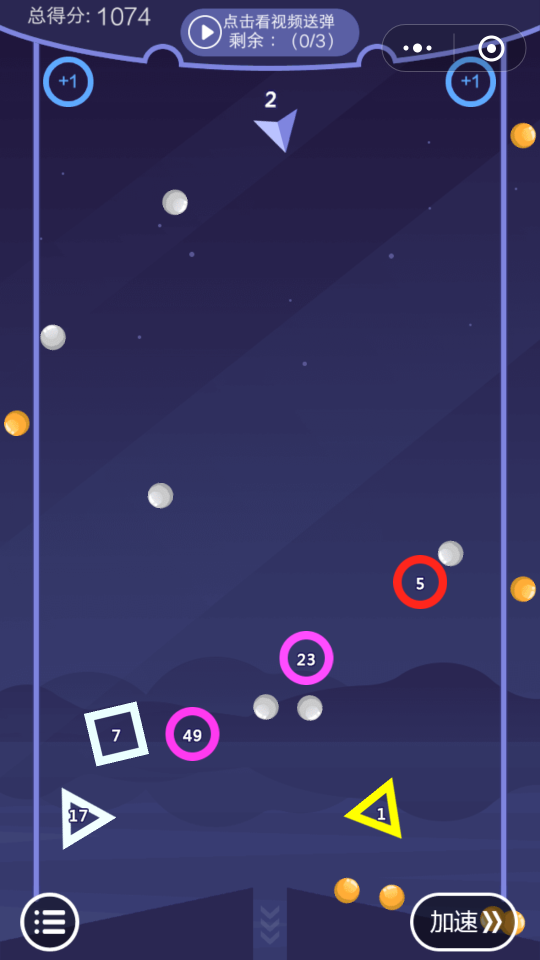
//> input picture build/screen.png, 1080 x 1920 px (shown at 1/2 size)
$ ./main   (built with g++ and OpenCV 4)
//> lines starting //> are read from the running program, lines starting //| are printed output that depends on the picture; after the words box and inside, x2 and y2 are one past the last pixel; in counts of white or black regions, pixels touching at a corner belong together
#include<iostream>
#include<cstdlib>
#include<cmath>
#include<unistd.h>
#include<opencv2/opencv.hpp>
using namespace std;
using namespace cv;

bool cmp(Point a, Point b)
{
	return a.y < b.y;
}
int main()
{
	cout <<"opencv_version\t"<< CV_VERSION<<endl;
    Point last_aim(0,0);
	while (true){
		system("adb shell screencap -p /sdcard/screen.png ");
		system("adb pull /sdcard/screen.png");
		Mat image = imread("screen.png");
//> image is the input picture: 1920 rows x 1080 cols, CV_8UC3; mean B, G, R 98.3, 52.9, 55.1
        if(image.empty()==true)continue;
	    	Mat frame;
		Mat rgb[3];
		split(image, rgb);
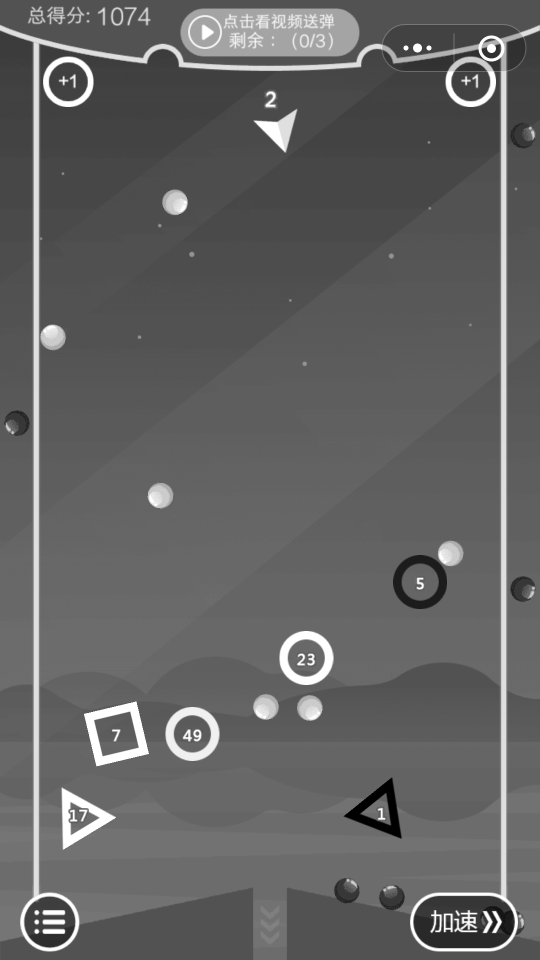
//> rgb[0]: 1920 rows x 1080 cols, CV_8UC1 (shown at 1/2 size); min 0, max 255, mean 98.3
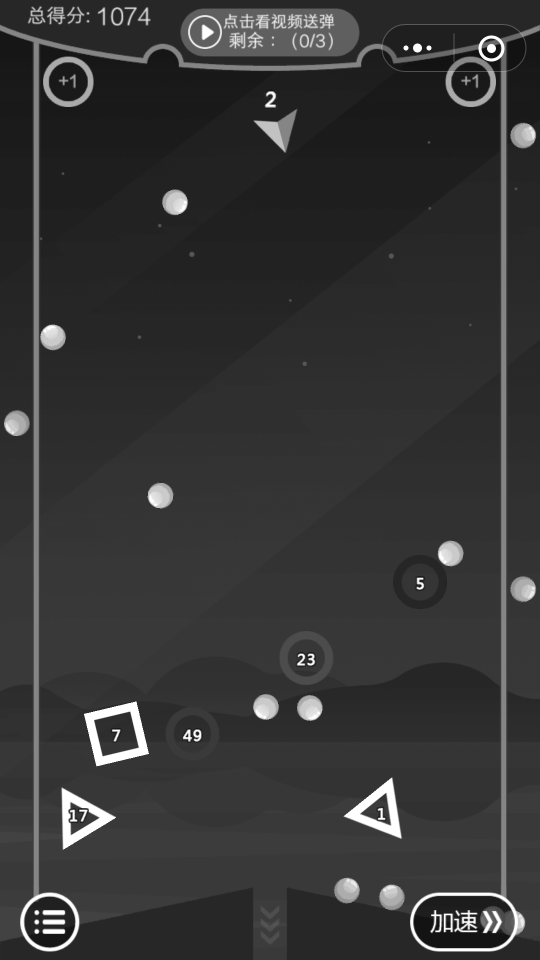
//> rgb[1]: 1920 rows x 1080 cols, CV_8UC1 (shown at 1/2 size); min 18, max 255, mean 52.9

		cvtColor(image, frame, COLOR_RGB2GRAY);
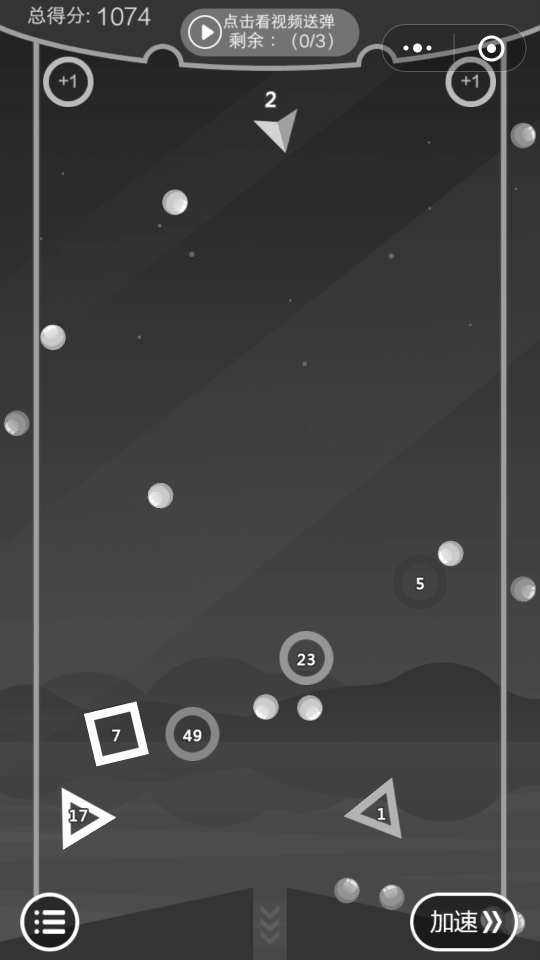
//> frame: 1920 rows x 1080 cols, CV_8UC1 (shown at 1/2 size); min 26, max 255, mean 66.7

		threshold(rgb[2], frame, 80, 255, THRESH_BINARY);
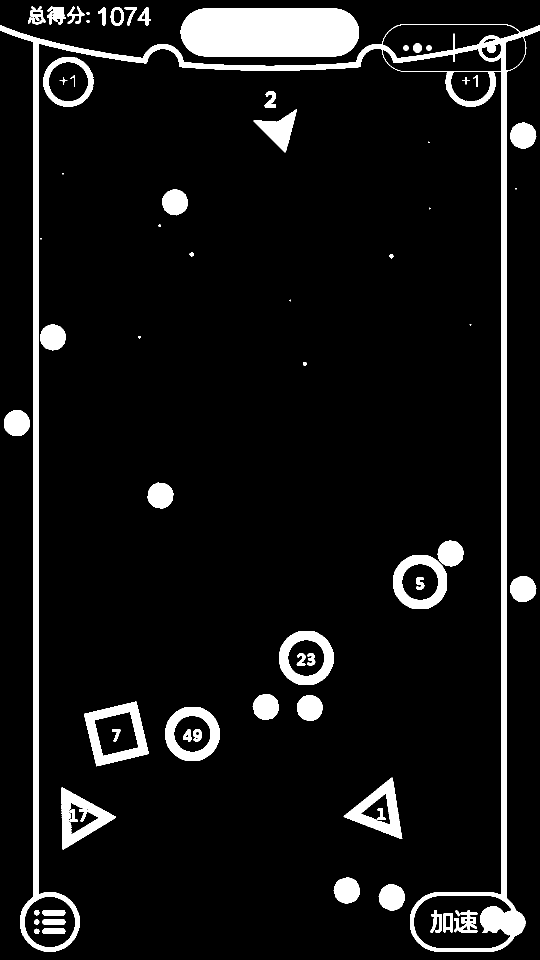
//> frame: 1920 rows x 1080 cols, CV_8UC1 (shown at 1/2 size); 8.1% white; 72 white regions (7 under 20 px)


		vector<vector<cv::Point> > contour;
		findContours(frame, contour, cv::RETR_EXTERNAL, cv::CHAIN_APPROX_NONE);
//> contour = 46 contours, 10 with area under 20; largest, box (x1, y1, x2, y2) and area: (0, 48, 1080, 1903) 106844, (361, 17, 718, 113) 31692, (168, 1403, 298, 1533) 11451, (559, 1262, 667, 1370) 9254, (786, 1110, 894, 1218) 9254

		vector<Point>center;
		vector<float>radius;
        bool flag=true;
		for (int i = 0; i < (int)contour.size(); i++)
		{
			Point2f c; float r;
			minEnclosingCircle(contour[i], c, r);
            if(r<27&&r>23){
                flag=false;
            }
			if (r < 45 || r>100 ||c.y<300)continue;
			Point c1; c1.x = (int)c.x;
			c1.y = (int)c.y;
			center.push_back(c1);
			radius.push_back(r);
			circle(image, c, r, Scalar(0, 0, 255), 10);
		}
//> this loop made 46 passes
//> (c, r) on passes 1 to 12: (Point(783.3, 1794.3), 26.44), (Point(693.4, 1780.6), 26.43), (Point(159.7, 1635.7), 71.32), (Point(757.7, 1621.5), 71.5), (Point(384.2, 1467.3), 55.1), (Point(232.5, 1467.5), 75.63), (Point(619.2, 1415.5), 26.05), (Point(531.3, 1413.5), 26.37), (Point(612.1, 1315.5), 55.1), (Point(1045.8, 1177.5), 26.38), (Point(839.8, 1163.7), 55.08), (Point(900.9, 1106.7), 26.2)
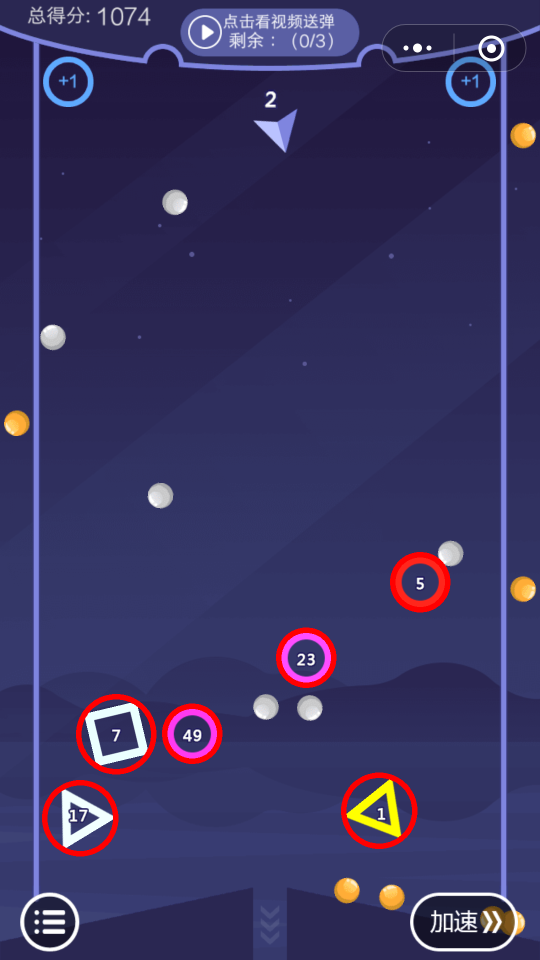
//> image: 1920 rows x 1080 cols, CV_8UC3 (shown at 1/2 size); 1.27% of pixels changed, all inside (x1, y1, x2, y2) = (84, 1104, 901, 1713)
        if(center.size()==0){cout<<"size = 0"<<endl;center.push_back(last_aim);}
		sort(center.begin(), center.end(), cmp);
//> center = 6 Points (x, y): [839, 1163], [612, 1315], [384, 1467], [232, 1467], [757, 1621], [159, 1635]
        int offset_x=0;
        if(center[0].x<300)offset_x=-20;
        else if(center[0].x>700)offset_x=20;
		string sx = to_string(center[0].x+offset_x);
//> sx = "859"
		string sy = to_string(center[0].y);
//> sy = "1163"
		string scommand = "adb shell input tap " + sx + " " + sy;
//> scommand = "adb shell input tap 859 1163"

        const char * command=scommand.c_str();
//> command = "adb shell input tap 859 1163"
        if(flag==true)
        {
            system(command);
            cout<<"clicked"<<endl;
            cout<<"cout<<\t"<<command<<endl;
        }else {
            cout<<"not click "<<endl;
            //system("adb shell input tap 1000 1900");
        }

        cvtColor(image,frame,COLOR_RGB2GRAY);
        threshold(frame,frame,128,255,THRESH_BINARY);
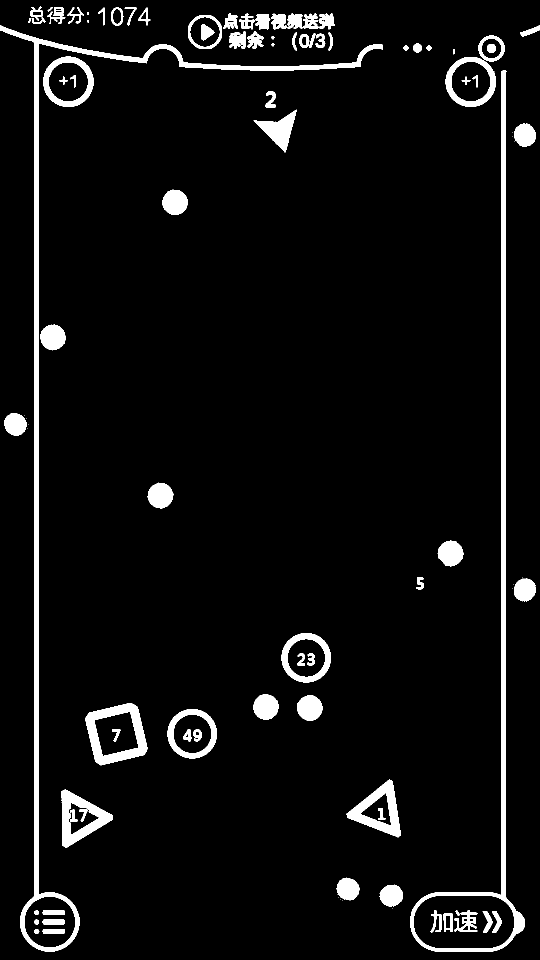
//> frame: 1920 rows x 1080 cols, CV_8UC1 (shown at 1/2 size); 5.6% white; 102 white regions (17 under 20 px)
        findContours(frame,contour,cv::RETR_EXTERNAL,cv::CHAIN_APPROX_NONE);
//> contour = 76 contours, 18 with area under 20; largest, box (x1, y1, x2, y2) and area: (820, 141, 1050, 1903) 36056, (0, 51, 766, 1903) 31279, (170, 1406, 295, 1531) 11262, (86, 113, 187, 214) 7822, (891, 114, 992, 214) 7762

        for(int i=0;i<(int)contour.size();i++)
        {
            RotatedRect r=minAreaRect(contour[i]);
            if(abs(r.center.x-1000)<40&&abs(r.center.y-1870)<40)
            {
                system("adb shell input tap 1000 1870");
                cout<<"click jiasu "<<endl;break;
            }
        }
//> this loop made 76 passes
//> r on passes 1 to 12: centre (784, 1816), size (0, 0), angle -90, centre (684, 1800), size (0, 0), angle -90, centre (680, 1798), size (0, 0), angle -90, centre (677, 1795), size (0, 0), angle -90, centre (674, 1789), size (0, 0), angle -90, centre (782.5, 1790.9), size (45, 42.8), angle -36.9, centre (695.7, 1777.9), size (42.9, 45.3), angle -74.1, centre (174.3, 1636.2), size (101.5, 116), angle -1, centre (766.9, 1632.6), size (115.3, 101.4), angle -38.9, centre (384, 1467), size (98, 98), angle -90, centre (232.4, 1467.3), size (107.9, 107.9), angle -13.4, centre (619.3, 1415.3), size (49.5, 50.2), angle -45
        last_aim=center[0];
//> last_aim = Point(839, 1163)
        resize(image,image,Size(300,400));
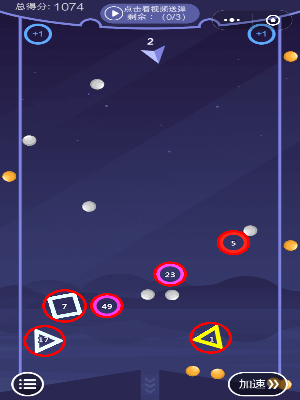
//> image: 400 rows x 300 cols, CV_8UC3; mean B, G, R 96.7, 52.1, 57.1
        imshow("screen",image);
        if((int)waitKey(1000)==27)break;
//> the Esc key is pressed
		//sleep(1);
	}
	getchar();
}
